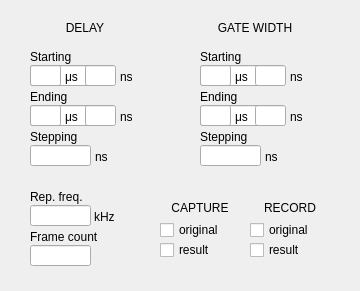
<?xml version="1.0" encoding="UTF-8"?>
<ui version="4.0">
 <class>ScanConfig</class>
 <widget class="QDialog" name="ScanConfig">
  <property name="geometry">
   <rect>
    <x>0</x>
    <y>0</y>
    <width>360</width>
    <height>291</height>
   </rect>
  </property>
  <property name="mouseTracking">
   <bool>true</bool>
  </property>
  <property name="windowTitle">
   <string>Dialog</string>
  </property>
  <widget class="QLabel" name="UNIT_US_2">
   <property name="geometry">
    <rect>
     <x>65</x>
     <y>110</y>
     <width>21</width>
     <height>14</height>
    </rect>
   </property>
   <property name="text">
    <string>μs</string>
   </property>
  </widget>
  <widget class="QLabel" name="FREQ_UNIT">
   <property name="geometry">
    <rect>
     <x>94</x>
     <y>210</y>
     <width>21</width>
     <height>14</height>
    </rect>
   </property>
   <property name="text">
    <string>kHz</string>
   </property>
  </widget>
  <widget class="QLineEdit" name="END_DELAY_EDIT_N">
   <property name="geometry">
    <rect>
     <x>85</x>
     <y>105</y>
     <width>31</width>
     <height>21</height>
    </rect>
   </property>
   <property name="alignment">
    <set>Qt::AlignRight|Qt::AlignTrailing|Qt::AlignVCenter</set>
   </property>
  </widget>
  <widget class="QLabel" name="UNIT_US_1">
   <property name="geometry">
    <rect>
     <x>65</x>
     <y>70</y>
     <width>21</width>
     <height>14</height>
    </rect>
   </property>
   <property name="text">
    <string>μs</string>
   </property>
  </widget>
  <widget class="QLineEdit" name="END_DELAY_EDIT_U">
   <property name="geometry">
    <rect>
     <x>30</x>
     <y>105</y>
     <width>31</width>
     <height>21</height>
    </rect>
   </property>
   <property name="alignment">
    <set>Qt::AlignRight|Qt::AlignTrailing|Qt::AlignVCenter</set>
   </property>
  </widget>
  <widget class="QLineEdit" name="START_DELAY_EDIT_N">
   <property name="geometry">
    <rect>
     <x>85</x>
     <y>65</y>
     <width>31</width>
     <height>21</height>
    </rect>
   </property>
   <property name="text">
    <string/>
   </property>
   <property name="alignment">
    <set>Qt::AlignRight|Qt::AlignTrailing|Qt::AlignVCenter</set>
   </property>
  </widget>
  <widget class="QLabel" name="START_DELAY_LBL">
   <property name="geometry">
    <rect>
     <x>30</x>
     <y>50</y>
     <width>80</width>
     <height>14</height>
    </rect>
   </property>
   <property name="text">
    <string>Starting</string>
   </property>
  </widget>
  <widget class="QLabel" name="UNIT_NS_1">
   <property name="geometry">
    <rect>
     <x>120</x>
     <y>70</y>
     <width>21</width>
     <height>14</height>
    </rect>
   </property>
   <property name="text">
    <string>ns</string>
   </property>
  </widget>
  <widget class="QLabel" name="STEP_DELAY_LBL">
   <property name="geometry">
    <rect>
     <x>30</x>
     <y>130</y>
     <width>80</width>
     <height>14</height>
    </rect>
   </property>
   <property name="text">
    <string>Stepping</string>
   </property>
  </widget>
  <widget class="QLineEdit" name="REP_FREQ_EDIT">
   <property name="geometry">
    <rect>
     <x>30</x>
     <y>205</y>
     <width>61</width>
     <height>21</height>
    </rect>
   </property>
   <property name="alignment">
    <set>Qt::AlignRight|Qt::AlignTrailing|Qt::AlignVCenter</set>
   </property>
  </widget>
  <widget class="QLabel" name="UNIT_NS_2">
   <property name="geometry">
    <rect>
     <x>120</x>
     <y>110</y>
     <width>21</width>
     <height>14</height>
    </rect>
   </property>
   <property name="text">
    <string>ns</string>
   </property>
  </widget>
  <widget class="QLineEdit" name="START_DELAY_EDIT_U">
   <property name="geometry">
    <rect>
     <x>30</x>
     <y>65</y>
     <width>31</width>
     <height>21</height>
    </rect>
   </property>
   <property name="text">
    <string/>
   </property>
   <property name="alignment">
    <set>Qt::AlignRight|Qt::AlignTrailing|Qt::AlignVCenter</set>
   </property>
  </widget>
  <widget class="QLineEdit" name="FRAME_COUNT_EDIT">
   <property name="geometry">
    <rect>
     <x>30</x>
     <y>245</y>
     <width>61</width>
     <height>21</height>
    </rect>
   </property>
   <property name="alignment">
    <set>Qt::AlignRight|Qt::AlignTrailing|Qt::AlignVCenter</set>
   </property>
  </widget>
  <widget class="QLineEdit" name="STEP_SIZE_DELAY_EDIT">
   <property name="geometry">
    <rect>
     <x>30</x>
     <y>145</y>
     <width>61</width>
     <height>21</height>
    </rect>
   </property>
   <property name="alignment">
    <set>Qt::AlignRight|Qt::AlignTrailing|Qt::AlignVCenter</set>
   </property>
  </widget>
  <widget class="QLabel" name="FREQ_LBL">
   <property name="geometry">
    <rect>
     <x>30</x>
     <y>190</y>
     <width>86</width>
     <height>14</height>
    </rect>
   </property>
   <property name="text">
    <string>Rep. freq.</string>
   </property>
  </widget>
  <widget class="QLabel" name="UNIT_1">
   <property name="geometry">
    <rect>
     <x>95</x>
     <y>150</y>
     <width>21</width>
     <height>14</height>
    </rect>
   </property>
   <property name="text">
    <string>ns</string>
   </property>
  </widget>
  <widget class="QLabel" name="END_DELAY_LBL">
   <property name="geometry">
    <rect>
     <x>30</x>
     <y>90</y>
     <width>80</width>
     <height>14</height>
    </rect>
   </property>
   <property name="text">
    <string>Ending</string>
   </property>
  </widget>
  <widget class="QCheckBox" name="CAPTURE_SCAN_ORI_CHK">
   <property name="geometry">
    <rect>
     <x>160</x>
     <y>220</y>
     <width>80</width>
     <height>20</height>
    </rect>
   </property>
   <property name="text">
    <string>original</string>
   </property>
  </widget>
  <widget class="QCheckBox" name="CAPTURE_SCAN_RES_CHK">
   <property name="geometry">
    <rect>
     <x>160</x>
     <y>240</y>
     <width>80</width>
     <height>20</height>
    </rect>
   </property>
   <property name="text">
    <string>result</string>
   </property>
  </widget>
  <widget class="QLabel" name="FRAME_LBL">
   <property name="geometry">
    <rect>
     <x>30</x>
     <y>230</y>
     <width>86</width>
     <height>14</height>
    </rect>
   </property>
   <property name="text">
    <string>Frame count</string>
   </property>
  </widget>
  <widget class="QLabel" name="DELAY_LBL">
   <property name="geometry">
    <rect>
     <x>30</x>
     <y>20</y>
     <width>110</width>
     <height>16</height>
    </rect>
   </property>
   <property name="text">
    <string>DELAY</string>
   </property>
   <property name="alignment">
    <set>Qt::AlignCenter</set>
   </property>
  </widget>
  <widget class="QLabel" name="GATE_WIDTH_LBL">
   <property name="geometry">
    <rect>
     <x>200</x>
     <y>20</y>
     <width>110</width>
     <height>16</height>
    </rect>
   </property>
   <property name="text">
    <string>GATE WIDTH</string>
   </property>
   <property name="alignment">
    <set>Qt::AlignCenter</set>
   </property>
  </widget>
  <widget class="QLabel" name="END_GW_LBL">
   <property name="geometry">
    <rect>
     <x>200</x>
     <y>90</y>
     <width>80</width>
     <height>14</height>
    </rect>
   </property>
   <property name="text">
    <string>Ending</string>
   </property>
  </widget>
  <widget class="QLabel" name="UNIT_US_3">
   <property name="geometry">
    <rect>
     <x>235</x>
     <y>70</y>
     <width>21</width>
     <height>14</height>
    </rect>
   </property>
   <property name="text">
    <string>μs</string>
   </property>
  </widget>
  <widget class="QLabel" name="UNIT_NS_4">
   <property name="geometry">
    <rect>
     <x>290</x>
     <y>110</y>
     <width>21</width>
     <height>14</height>
    </rect>
   </property>
   <property name="text">
    <string>ns</string>
   </property>
  </widget>
  <widget class="QLineEdit" name="END_GW_EDIT_U">
   <property name="geometry">
    <rect>
     <x>200</x>
     <y>105</y>
     <width>31</width>
     <height>21</height>
    </rect>
   </property>
   <property name="alignment">
    <set>Qt::AlignRight|Qt::AlignTrailing|Qt::AlignVCenter</set>
   </property>
  </widget>
  <widget class="QLabel" name="UNIT_2">
   <property name="geometry">
    <rect>
     <x>265</x>
     <y>150</y>
     <width>21</width>
     <height>14</height>
    </rect>
   </property>
   <property name="text">
    <string>ns</string>
   </property>
  </widget>
  <widget class="QLineEdit" name="END_GW_EDIT_N">
   <property name="geometry">
    <rect>
     <x>255</x>
     <y>105</y>
     <width>31</width>
     <height>21</height>
    </rect>
   </property>
   <property name="alignment">
    <set>Qt::AlignRight|Qt::AlignTrailing|Qt::AlignVCenter</set>
   </property>
  </widget>
  <widget class="QLineEdit" name="STEP_SIZE_GW_EDIT">
   <property name="geometry">
    <rect>
     <x>200</x>
     <y>145</y>
     <width>61</width>
     <height>21</height>
    </rect>
   </property>
   <property name="alignment">
    <set>Qt::AlignRight|Qt::AlignTrailing|Qt::AlignVCenter</set>
   </property>
  </widget>
  <widget class="QLineEdit" name="START_GW_EDIT_U">
   <property name="geometry">
    <rect>
     <x>200</x>
     <y>65</y>
     <width>31</width>
     <height>21</height>
    </rect>
   </property>
   <property name="text">
    <string/>
   </property>
   <property name="alignment">
    <set>Qt::AlignRight|Qt::AlignTrailing|Qt::AlignVCenter</set>
   </property>
  </widget>
  <widget class="QLabel" name="STEP_GW_LBL">
   <property name="geometry">
    <rect>
     <x>200</x>
     <y>130</y>
     <width>80</width>
     <height>14</height>
    </rect>
   </property>
   <property name="text">
    <string>Stepping</string>
   </property>
  </widget>
  <widget class="QLineEdit" name="START_GW_EDIT_N">
   <property name="geometry">
    <rect>
     <x>255</x>
     <y>65</y>
     <width>31</width>
     <height>21</height>
    </rect>
   </property>
   <property name="text">
    <string/>
   </property>
   <property name="alignment">
    <set>Qt::AlignRight|Qt::AlignTrailing|Qt::AlignVCenter</set>
   </property>
  </widget>
  <widget class="QLabel" name="UNIT_US_4">
   <property name="geometry">
    <rect>
     <x>235</x>
     <y>110</y>
     <width>21</width>
     <height>14</height>
    </rect>
   </property>
   <property name="text">
    <string>μs</string>
   </property>
  </widget>
  <widget class="QLabel" name="UNIT_NS_3">
   <property name="geometry">
    <rect>
     <x>290</x>
     <y>70</y>
     <width>21</width>
     <height>14</height>
    </rect>
   </property>
   <property name="text">
    <string>ns</string>
   </property>
  </widget>
  <widget class="QLabel" name="START_GW_LBL">
   <property name="geometry">
    <rect>
     <x>200</x>
     <y>50</y>
     <width>80</width>
     <height>14</height>
    </rect>
   </property>
   <property name="text">
    <string>Starting</string>
   </property>
  </widget>
  <widget class="QLabel" name="CAPTURE_LBL">
   <property name="geometry">
    <rect>
     <x>160</x>
     <y>200</y>
     <width>80</width>
     <height>16</height>
    </rect>
   </property>
   <property name="text">
    <string>CAPTURE</string>
   </property>
   <property name="alignment">
    <set>Qt::AlignCenter</set>
   </property>
  </widget>
  <widget class="QLabel" name="RECORD_LBL">
   <property name="geometry">
    <rect>
     <x>250</x>
     <y>200</y>
     <width>80</width>
     <height>16</height>
    </rect>
   </property>
   <property name="text">
    <string>RECORD</string>
   </property>
   <property name="alignment">
    <set>Qt::AlignCenter</set>
   </property>
  </widget>
  <widget class="QCheckBox" name="RECORD_SCAN_RES_CHK">
   <property name="geometry">
    <rect>
     <x>250</x>
     <y>240</y>
     <width>80</width>
     <height>20</height>
    </rect>
   </property>
   <property name="text">
    <string>result</string>
   </property>
  </widget>
  <widget class="QCheckBox" name="RECORD_SCAN_ORI_CHK">
   <property name="geometry">
    <rect>
     <x>250</x>
     <y>220</y>
     <width>80</width>
     <height>20</height>
    </rect>
   </property>
   <property name="text">
    <string>original</string>
   </property>
  </widget>
  <widget class="QLineEdit" name="START_DELAY_EDIT_M">
   <property name="geometry">
    <rect>
     <x>30</x>
     <y>65</y>
     <width>61</width>
     <height>21</height>
    </rect>
   </property>
   <property name="alignment">
    <set>Qt::AlignRight|Qt::AlignTrailing|Qt::AlignVCenter</set>
   </property>
  </widget>
  <widget class="QLineEdit" name="END_DELAY_EDIT_M">
   <property name="geometry">
    <rect>
     <x>30</x>
     <y>105</y>
     <width>61</width>
     <height>21</height>
    </rect>
   </property>
   <property name="alignment">
    <set>Qt::AlignRight|Qt::AlignTrailing|Qt::AlignVCenter</set>
   </property>
  </widget>
  <widget class="QLabel" name="UNIT_M_1">
   <property name="geometry">
    <rect>
     <x>95</x>
     <y>70</y>
     <width>21</width>
     <height>14</height>
    </rect>
   </property>
   <property name="text">
    <string>m</string>
   </property>
  </widget>
  <widget class="QLabel" name="UNIT_M_2">
   <property name="geometry">
    <rect>
     <x>95</x>
     <y>110</y>
     <width>21</width>
     <height>14</height>
    </rect>
   </property>
   <property name="text">
    <string>m</string>
   </property>
  </widget>
  <widget class="QLineEdit" name="END_GW_EDIT_M">
   <property name="geometry">
    <rect>
     <x>200</x>
     <y>105</y>
     <width>61</width>
     <height>21</height>
    </rect>
   </property>
   <property name="alignment">
    <set>Qt::AlignRight|Qt::AlignTrailing|Qt::AlignVCenter</set>
   </property>
  </widget>
  <widget class="QLineEdit" name="START_GW_EDIT_M">
   <property name="geometry">
    <rect>
     <x>200</x>
     <y>65</y>
     <width>61</width>
     <height>21</height>
    </rect>
   </property>
   <property name="alignment">
    <set>Qt::AlignRight|Qt::AlignTrailing|Qt::AlignVCenter</set>
   </property>
  </widget>
  <widget class="QLabel" name="UNIT_M_3">
   <property name="geometry">
    <rect>
     <x>265</x>
     <y>70</y>
     <width>21</width>
     <height>14</height>
    </rect>
   </property>
   <property name="text">
    <string>m</string>
   </property>
  </widget>
  <widget class="QLabel" name="UNIT_M_4">
   <property name="geometry">
    <rect>
     <x>265</x>
     <y>110</y>
     <width>21</width>
     <height>14</height>
    </rect>
   </property>
   <property name="text">
    <string>m</string>
   </property>
  </widget>
  <zorder>START_GW_EDIT_M</zorder>
  <zorder>UNIT_M_3</zorder>
  <zorder>UNIT_M_4</zorder>
  <zorder>END_GW_EDIT_M</zorder>
  <zorder>UNIT_M_2</zorder>
  <zorder>END_DELAY_EDIT_M</zorder>
  <zorder>START_DELAY_EDIT_M</zorder>
  <zorder>UNIT_M_1</zorder>
  <zorder>UNIT_US_2</zorder>
  <zorder>FREQ_UNIT</zorder>
  <zorder>END_DELAY_EDIT_N</zorder>
  <zorder>UNIT_US_1</zorder>
  <zorder>END_DELAY_EDIT_U</zorder>
  <zorder>START_DELAY_EDIT_N</zorder>
  <zorder>START_DELAY_LBL</zorder>
  <zorder>UNIT_NS_1</zorder>
  <zorder>STEP_DELAY_LBL</zorder>
  <zorder>REP_FREQ_EDIT</zorder>
  <zorder>UNIT_NS_2</zorder>
  <zorder>START_DELAY_EDIT_U</zorder>
  <zorder>FRAME_COUNT_EDIT</zorder>
  <zorder>STEP_SIZE_DELAY_EDIT</zorder>
  <zorder>FREQ_LBL</zorder>
  <zorder>UNIT_1</zorder>
  <zorder>END_DELAY_LBL</zorder>
  <zorder>CAPTURE_SCAN_ORI_CHK</zorder>
  <zorder>CAPTURE_SCAN_RES_CHK</zorder>
  <zorder>FRAME_LBL</zorder>
  <zorder>DELAY_LBL</zorder>
  <zorder>GATE_WIDTH_LBL</zorder>
  <zorder>END_GW_LBL</zorder>
  <zorder>UNIT_US_3</zorder>
  <zorder>UNIT_NS_4</zorder>
  <zorder>END_GW_EDIT_U</zorder>
  <zorder>UNIT_2</zorder>
  <zorder>END_GW_EDIT_N</zorder>
  <zorder>STEP_SIZE_GW_EDIT</zorder>
  <zorder>START_GW_EDIT_U</zorder>
  <zorder>STEP_GW_LBL</zorder>
  <zorder>START_GW_EDIT_N</zorder>
  <zorder>UNIT_US_4</zorder>
  <zorder>UNIT_NS_3</zorder>
  <zorder>START_GW_LBL</zorder>
  <zorder>CAPTURE_LBL</zorder>
  <zorder>RECORD_LBL</zorder>
  <zorder>RECORD_SCAN_RES_CHK</zorder>
  <zorder>RECORD_SCAN_ORI_CHK</zorder>
 </widget>
 <resources/>
 <connections/>
</ui>
